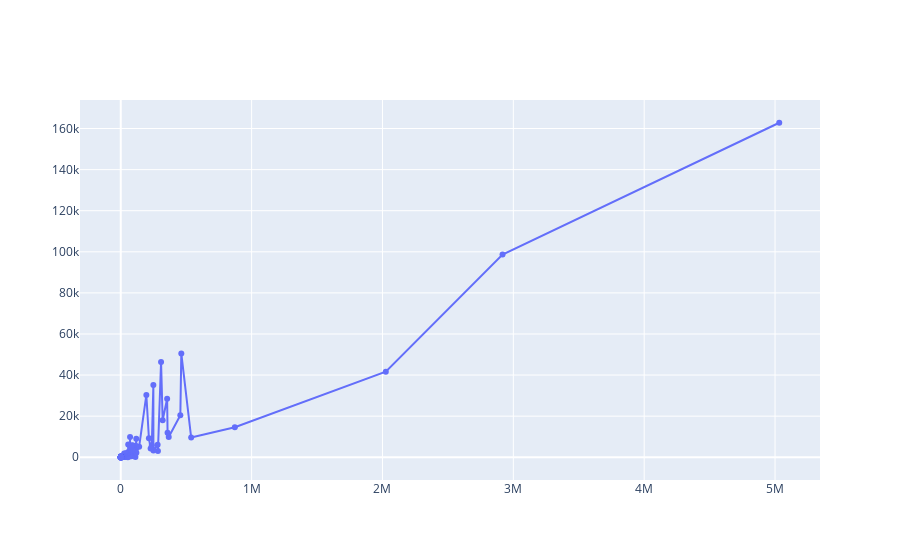

Notebook cell for this chart:
### Code cell
fig4=go.Figure()
fig4.add_trace(go.Scatter(x=covid_df['TotalCases'],y=covid_df['TotalDeaths'],mode='lines+markers',
                    name='lines+markers'))

### Figure 1 — Plotly figure (JSON) as saved in the notebook; plotly's stock layout.template omitted (floating-point values rounded to 4 significant figures; data arrays with more than 128 entries replaced by an {"elided": "..."} marker saying what was removed)
{"data": [{"mode": "lines+markers", "name": "lines+markers", "type": "scatter", "x": {"elided": "209 int values"}, "y": {"elided": "209 int values"}}], "layout": {"autosize": true, "xaxis": {"autorange": true, "range": [-304500.0, 5337000.0], "type": "linear"}, "yaxis": {"autorange": true, "range": [-13430.0, 176200.0], "type": "linear"}}}
